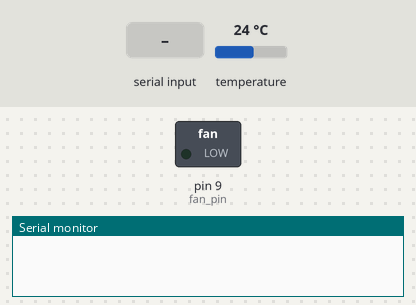
Bench run of a sketch on a simulated Arduino Uno, built with avr-gcc and run on an emulated ATmega328P. On the bench: switched loads named in the sketch (green lamp = pin HIGH), the last lines printed to the serial monitor. Inputs (shaded band) come from the test bench; at power-on: temperature 24 °C. Pins used as bus, display or sensor lines are not drawn.

Above: at 1.9 s.
2.0 s: "n" received over Serial
At 2.4 s:
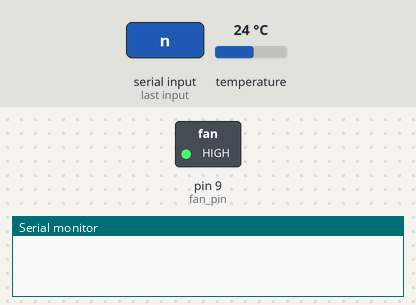
3.5 s: "f" received over Serial
At 5.7 s:
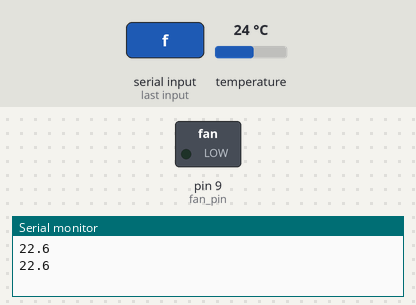
Timing chart, 0 to 7.2 s (numbered marks = the images above; inputs shaded):
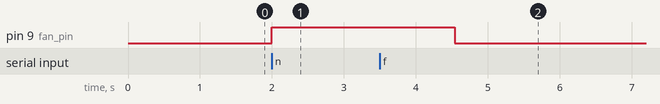

Measured:
- after the input at 2.0 s, pin 9 (fan_pin): LOW → HIGH at once
- after the input at 3.5 s, pin 9 (fan_pin): HIGH → LOW after 1.0 s

The sketch:

temperature_pid_control.ino
```cpp
/*EB3105 Pengukuran dan Instrumentasi Biomedika
 *Modul             : Tugas Besar
 *Hari dan Tanggal  : Sabtu, 17 Desember 2022
 *Nama (NIM) 1      : Eraraya Morenzo Muten (18320003)
 *Nama (NIM) 2      : Kayyisa Zahratulfirdaus (18320011)
 *Nama (NIM) 3      : Indira Mona Farhany (18320040)
 *Nama (NIM) 4      : Farrel Jonathan Vickeldo (18320008)
 *Nama File         : temperature_pid_control
 *Deskripsi         :
 *
 *
 */

// Deklarasi Variabel dan Library
// Sensor temperatur
#include <DallasTemperature.h>
#include <OneWire.h>
#define ky001_pin 4
OneWire oneWire(ky001_pin);
DallasTemperature sensors(&oneWire);

// Solid state relay
#define ssr_pin  11

// Fan PWM
#define fan_pin 9

// Mode inkubator
uint8_t modes = 0;

// Kontrol PID
float temp_read;            // Pembacaan temperatur inkubator (drjtC)
float temp_set = 36;        // Pengaturan temperatur inkubator (drjtC)
float temp_diff = 1;        // Selisih temperatur untuk memulai mode PID (drjtC)
float temp_error;           // Selisih temperatur pembacaan dengan pengaturan (drjtC)
float temp_start;           // Pembacaan temperatur pertama (drjtC)
float time_now = 0;         // Waktu sekarang (ms)
float time_prev = 0;        // Waktu sebelumnya (ms)
float time_passed;          // Selisih waktu sekarang dengan sebelumnya (ms)
float sample_period = 1010; // Perioda pencuplikan PID (ms)
float pid_kp = 2560.0;      // Koefisien komponen proporsional PID
float pid_ki = 1.0;         // Koefisien komponen integral PID
float pid_p;                // Nilai komponen proporsional PID
float pid_i = 0;            // Nilai komponen integral PID
int pid_total;              // Nilai PID

void setup() {
  // Mengatur pin kipas
  pinMode(fan_pin, OUTPUT);
  digitalWrite(fan_pin, LOW);

  // Memulai komunikasi serial
  Serial.begin(9600);

  // Mengatur pin solid state relay sebagai PWM
  pinMode(ssr_pin, OUTPUT);
  digitalWrite(ssr_pin, HIGH);
  TCCR2B = TCCR2B & B11111000 | B00000111;  // pin D11 PWM 30.64 Hz

  // Memulai pembacaan temperatur
  sensors.begin();
  // Menyimpan temperatur awal
  sensors.requestTemperatures();
  temp_start = (sensors.getTempCByIndex(0))*0.8904+1.2337;
  temp_start = (float)round(temp_start*10)/10;
}

void loop() {
  if(Serial.available()) {
      byte command=Serial.read();
      if(command==110) {      // 'n'
        // Memasuki mode rise
        modes = 1;
        // Menyalakan Kipas
        digitalWrite(fan_pin, HIGH);
        // Menyimpan temperatur awal
        sensors.requestTemperatures();
        temp_start = (sensors.getTempCByIndex(0))*0.8904+1.2337;
        temp_start = (float)round(temp_start*10)/10;
        //Serial.println("on");
      } else if (command==102) { // 'f'
        // Memasuki mode shutdown
        modes = 4;
        //Serial.println("off");
      }
  }

  // Mode off
  if(modes == 0){
    digitalWrite(ssr_pin, HIGH);                 //Turn Off SSR
    digitalWrite(fan_pin, LOW);                 //Turn Off fan
  } else if (modes == 1){
    mode_rise();
  } else if (modes == 2){
    mode_pid();
  } else if (modes == 3){
    mode_fall();
  } else if (modes == 4){
    mode_shutdown();
  }
}

//Fucntion for ramping up the temperature
void mode_rise(void){
  //Rising temperature to (temp_set - temp_diff)
  time_now = millis();
  time_passed = time_now - time_prev;
  if(time_passed > sample_period){
    //Baca Nilai
    sensors.requestTemperatures();
    temp_read = (sensors.getTempCByIndex(0))*0.8904+1.2337;
    temp_read = (float)round(temp_read*10)/10;

    if(temp_read < (temp_set - temp_diff)){
      digitalWrite(ssr_pin, LOW);                //Turn On SSR
    }
    else
    {
      digitalWrite(ssr_pin, HIGH);                 //Turn Off SSR
      modes = 2;                                  //Already hot so we go to PID control
    }

    //Serial.println("Rise");
    Serial.println(temp_read,1);
    //Serial.println();

    time_prev = time_now;
  }
}//End of ramp_up loop

//Main PID compute and execute function
void mode_pid(void){
  time_now = millis();
  time_passed = time_now - time_prev;
  if(time_passed > sample_period){
    //1. We get the temperature and calculate the error
    //Baca Nilai
    sensors.requestTemperatures();
    temp_read = (sensors.getTempCByIndex(0))*0.8904+1.2337;
    temp_read = (float)round(temp_read*10)/10;

    temp_error = temp_set - temp_read;

    //2. We calculate PID values
    pid_p = pid_kp * temp_error;
    pid_i = pid_i + (pid_ki * temp_error);

    //3. Calculate and map total PID value
    pid_total = floor(pid_p + pid_i);
    pid_total = constrain(pid_total, 0, 255);

    //5. Write PWM signal to the SSR
    analogWrite(ssr_pin, 255-pid_total);

//    Serial.print("PID PWM: ");
//    Serial.print(255-pid_total);
//    Serial.print(", p: ");
//    Serial.print(pid_p);
//    Serial.print(", i: ");
//    Serial.print(pid_i);
//    Serial.print(", total: ");
//    Serial.println(pid_total);

    Serial.println(temp_read,1);
//    Serial.println();

    //7. Save values for next loop
    time_prev = time_now;                       //Store time for next loop

    // Kembali ke mode rise jika turun terlalu jauh
    if (temp_read <= (temp_set - (temp_diff+0.5))){
      modes = 1;
      // Reset nilai komponen integral PID
      pid_i = 0;
    } else if (temp_read >= (temp_set + (temp_diff+0.5))){
      modes = 3;
      // Reset nilai komponen integral PID
      pid_i = 0;
    }
  }
}

//Function for turning off everything and monitoring the coolidn down process
void mode_fall(void){
  time_now = millis();
  time_passed = time_now - time_prev;
  if(time_passed > sample_period){
    //Baca Nilai
    sensors.requestTemperatures();
    temp_read = (sensors.getTempCByIndex(0))*0.8904+1.2337;
    temp_read = (float)round(temp_read*10)/10;

    if(temp_read > (temp_set + temp_diff)){
      digitalWrite(ssr_pin, HIGH);                //Turn Off SSR
    }
    else
    {
      digitalWrite(ssr_pin, LOW);                 //Turn On SSR
      modes = 2;                                  //Already cold so we go to PID control
    }

//    Serial.println("Fall");
    Serial.println(temp_read,1);
//    Serial.println();

    time_prev = time_now;
  }
}//End cool_down loop

void mode_shutdown(void){
  time_now = millis();
  time_passed = time_now - time_prev;
  if(time_passed > sample_period){
    //Baca Nilai
    sensors.requestTemperatures();
    temp_read = (sensors.getTempCByIndex(0))*0.8904+1.2337;
    temp_read = (float)round(temp_read*10)/10;

    if(temp_read > (temp_start)){
      digitalWrite(ssr_pin, HIGH);                //Turn Off SSR
    }
    else
    {
      digitalWrite(ssr_pin, HIGH);                 //Turn Off SSR
      digitalWrite(fan_pin, LOW);                 //Turn Off fan
      modes = 0;                                  //Already cold so we turn off
    }

//    Serial.println("Shutdown");
    Serial.println(temp_read,1);
//    Serial.println();

    time_prev = time_now;
  }
}//End cool_down loop
```
